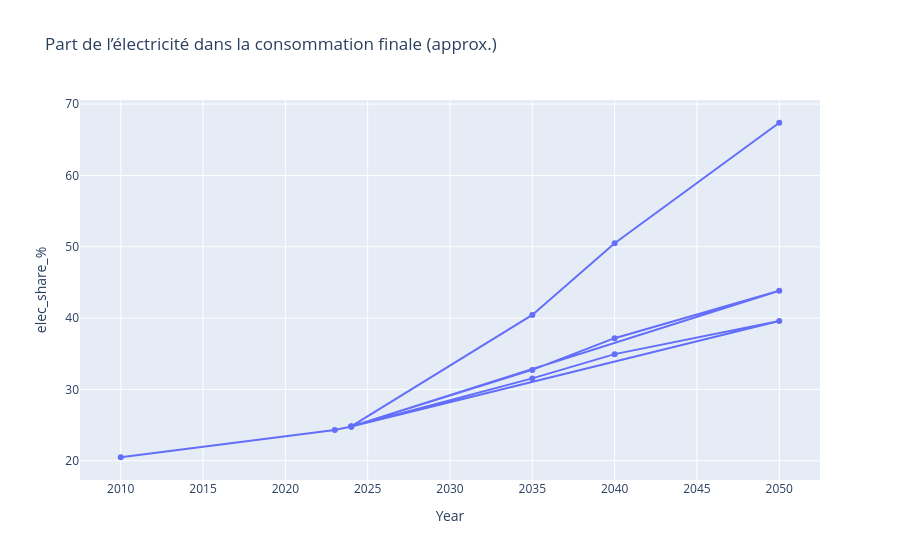

This figure's notebook cell:
### Markdown cell above
## Électricité vs consommation finale (si souhaité)

### Code cell
try:
    elec = pd.read_excel(root_pre / 'world_total_electricity_generation.xlsx')
    elec = elec.rename(columns={'Total_generation_TWh':'value','Scenario':'scenario','Year':'Year'})
    elec_sum = elec.groupby('Year')['value'].mean().reset_index().rename(columns={'value':'elec_TWh'})
    cons_merge = cons.merge(elec_sum, on='Year', how='left')
    cons_merge['elec_share_%'] = cons_merge['elec_TWh']/cons_merge['value']*100
    fig = px.line(cons_merge, x='Year', y='elec_share_%', markers=True, title='Part de l’électricité dans la consommation finale (approx.)')
    fig.show()
except FileNotFoundError:
    pass

### Figure 1 — Plotly figure (JSON) as saved in the notebook; plotly's stock layout.template omitted (floating-point values rounded to 4 significant figures)
{"data": [{"hovertemplate": "Year=%{x}<br>elec_share_%=%{y}<extra></extra>", "legendgroup": "", "line": {"color": "#636efa", "dash": "solid"}, "marker": {"symbol": "circle"}, "mode": "lines+markers", "name": "", "orientation": "v", "showlegend": false, "type": "scatter", "x": [2010, 2023, 2024, 2024, 2035, 2040, 2050, 2024, 2035, 2040, 2050, 2024, 2035, 2040, 2050], "xaxis": "x", "y": [20.49, 24.3, 24.82, 24.82, 31.55, 34.95, 39.6, 24.82, 32.74, 37.19, 43.85, 24.82, 40.44, 50.5, 67.39], "yaxis": "y"}], "layout": {"legend": {"tracegroupgap": 0}, "title": {"text": "Part de l’électricité dans la consommation finale (approx.)"}, "xaxis": {"anchor": "y", "domain": [0, 1], "title": {"text": "Year"}}, "yaxis": {"anchor": "x", "domain": [0, 1], "title": {"text": "elec_share_%"}}}}
